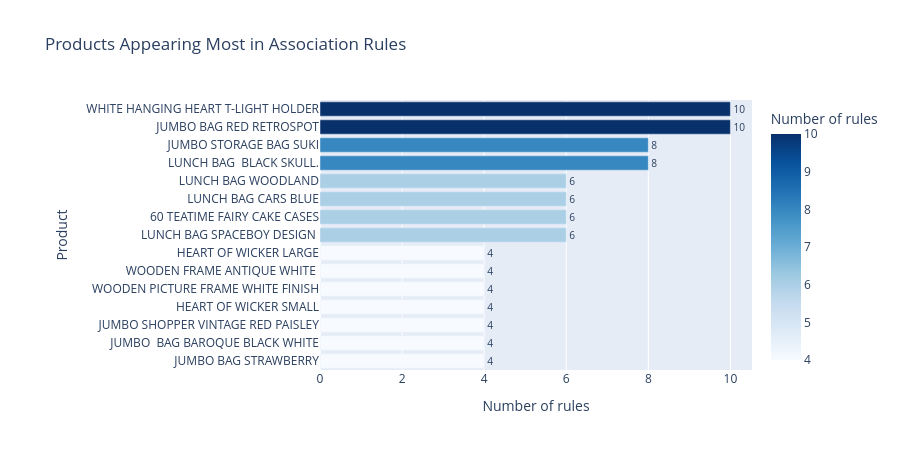

Notebook cell for this chart:
### Code cell
# Count how many rules each product appears in
from collections import Counter

all_products = (
    rules["antecedents_str"].tolist() +
    rules["consequents_str"].tolist()
)
product_counts = Counter(all_products)
product_df = pd.DataFrame(
    product_counts.items(),
    columns=["product", "rule_count"]
).sort_values("rule_count", ascending=False)

fig3 = px.bar(
    product_df.head(15).sort_values("rule_count"),
    x="rule_count",
    y="product",
    orientation="h",
    text="rule_count",
    title="Products Appearing Most in Association Rules",
    labels={"rule_count": "Number of rules", "product": "Product"},
    color="rule_count",
    color_continuous_scale="Blues"
)
fig3.update_traces(textposition="outside")
fig3.update_layout(height=450, margin=dict(l=320))
fig3.show()

### Figure 1 — Plotly figure (JSON) as saved in the notebook; plotly's stock layout.template omitted (floating-point values rounded to 4 significant figures)
{"data": [{"hovertemplate": "Number of rules=%{marker.color}<br>Product=%{y}<extra></extra>", "legendgroup": "", "marker": {"color": [4, 4, 4, 4, 4, 4, 4, 6, 6, 6, 6, 8, 8, 10, 10], "coloraxis": "coloraxis", "pattern": {"shape": ""}}, "name": "", "orientation": "h", "showlegend": false, "text": [4.0, 4.0, 4.0, 4.0, 4.0, 4.0, 4.0, 6.0, 6.0, 6.0, 6.0, 8.0, 8.0, 10.0, 10.0], "textposition": "outside", "type": "bar", "x": [4, 4, 4, 4, 4, 4, 4, 6, 6, 6, 6, 8, 8, 10, 10], "xaxis": "x", "y": ["JUMBO BAG STRAWBERRY", "JUMBO  BAG BAROQUE BLACK WHITE", "JUMBO SHOPPER VINTAGE RED PAISLEY", "HEART OF WICKER SMALL", "WOODEN PICTURE FRAME WHITE FINISH", "WOODEN FRAME ANTIQUE WHITE ", "HEART OF WICKER LARGE", "LUNCH BAG SPACEBOY DESIGN ", "60 TEATIME FAIRY CAKE CASES", "LUNCH BAG CARS BLUE", "LUNCH BAG WOODLAND", "LUNCH BAG  BLACK SKULL.", "JUMBO STORAGE BAG SUKI", "JUMBO BAG RED RETROSPOT", "WHITE HANGING HEART T-LIGHT HOLDER"], "yaxis": "y"}], "layout": {"barmode": "relative", "coloraxis": {"colorbar": {"title": {"text": "Number of rules"}}, "colorscale": [[0, "rgb(247,251,255)"], [0.125, "rgb(222,235,247)"], [0.25, "rgb(198,219,239)"], [0.375, "rgb(158,202,225)"], [0.5, "rgb(107,174,214)"], [0.625, "rgb(66,146,198)"], [0.75, "rgb(33,113,181)"], [0.875, "rgb(8,81,156)"], [1, "rgb(8,48,107)"]]}, "height": 450, "legend": {"tracegroupgap": 0}, "margin": {"l": 320}, "title": {"text": "Products Appearing Most in Association Rules"}, "xaxis": {"anchor": "y", "domain": [0, 1], "title": {"text": "Number of rules"}}, "yaxis": {"anchor": "x", "domain": [0, 1], "title": {"text": "Product"}}}}
